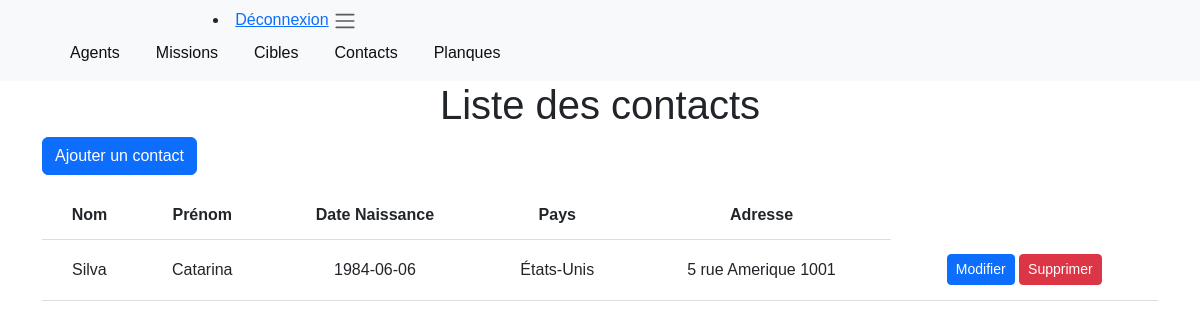
The page /contact.php on the database its author committed.
### tables this page shows
CREATE TABLE `kgb_contacts` (
  `id` int(11) UNSIGNED NOT NULL,
  `nom` varchar(50) NOT NULL,
  `prenom` varchar(50) NOT NULL,
  `date_naissance` date NOT NULL,
  `pays` varchar(50) NOT NULL,
  `adresse` varchar(50) NOT NULL
);

### contact.php (the view, shortened to what this page needs)
<?php
require_once './back/config.php';
require_once './back/gestion.php';
try {
    $conn = new PDO("mysql:host=$servername;dbname=$dbname", $username, $password);
    $conn->setAttribute(PDO::ATTR_ERRMODE, PDO::ERRMODE_EXCEPTION);
    $query = "SELECT * FROM kgb_contacts";
    $stmt = $conn->prepare($query);
    $stmt->execute();
    $contacts = $stmt->fetchAll(PDO::FETCH_ASSOC);
} catch(PDOException $e) {
    echo "Erreur de connexion : " . $e->getMessage();
}
?>
<!DOCTYPE html>
<html>
<head>
    <link rel="stylesheet" type="text/css" href="style1.css">
</head>
<body>
    <div id="title-container">
        <h1 id="title">Liste des contacts</h1>
    </div>
    <div class="container">
        <a href="ajouter_contact.php" class="btn btn-primary mb-3">Ajouter un contact</a>
        <table>
            <thead>
                <tr>
                    <th>Nom</th>
                    <th>Prénom</th>
                    <th>Date Naissance</th>
                    <th>Pays</th>
                    <th>Adresse</th>
                </tr>
            </thead>
            <tbody>
                <?php foreach ($contacts as $contact): ?>
                    <tr>
                        <td><?php echo htmlspecialchars($contact['nom']); ?></td>
                        <td><?php echo htmlspecialchars($contact['prenom']); ?></td>
                        <td><?php echo htmlspecialchars($contact['date_naissance']); ?></td>
                        <td><?php echo htmlspecialchars($contact['pays']); ?></td>
                        <td><?php echo htmlspecialchars($contact['adresse']); ?></td>
                        <td>
                            <a href="modifier_contacts.php?id=<?php echo htmlspecialchars($contact['id']); ?>" class="btn btn-primary btn-sm">Modifier</a>
                            <a href="supprimer_contacts.php?id=<?php echo htmlspecialchars($contact['id']); ?>" class="btn btn-danger btn-sm">Supprimer</a>
                        </td>
                    </tr>
                <?php endforeach; ?>
            </tbody>
        </table>
    </div>
</body>
</html>

### style1.css (style rules this page uses)
th, td { padding: 15px; text-align: center; border-bottom: 1px solid #ddd; }
body { font-family: Arial, sans-serif; background-color:blanc; margin: 0; padding: 0; }
h1 { text-align: center; }
table { margin: 0 auto; width: 100%; }

### rows shown on the page
kgb_contacts: nom "Silva", prenom "Catarina", date_naissance "1984-06-06", pays "États-Unis", adresse "5 rue Amerique 1001"
